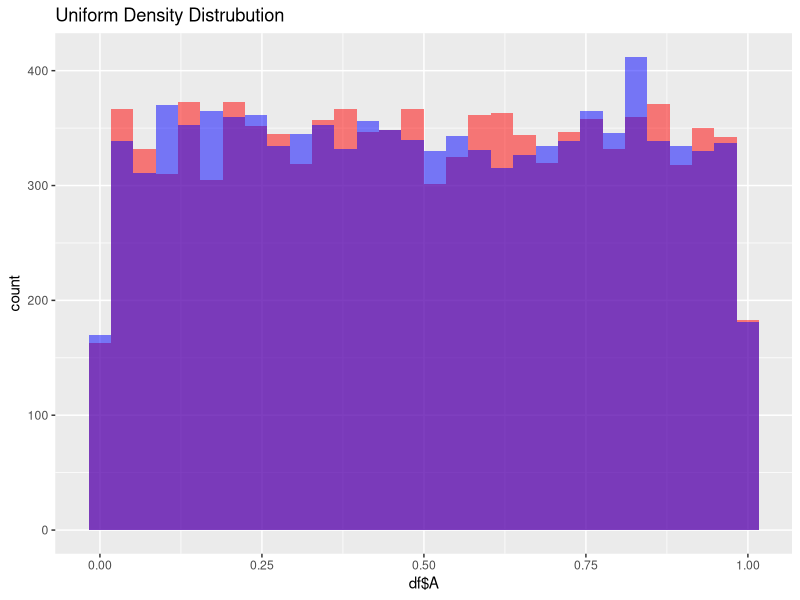

Write R code to recreate this figure.
## ---- chunk 1
knitr::opts_chunk$set(echo = TRUE)
## ---- chunk 2
set.seed(101)
A <- runif(10000, 0, 1)
B <- runif(10000, 0, 1)
df <- data.frame(A = A, B = B)
library(tidyverse)


ggplot(df) + 
  geom_histogram(aes(x = df$A), fill = 'red', alpha = .5)+
  geom_histogram(aes(df$B), fill = 'blue', alpha = .5) +
  ggtitle('Uniform Density Distrubution')

## ---- chunk 3
stat1 <- df %>% 
  mutate(sumAB = A + B) %>% 
  filter(sumAB < .5) %>% 
  select(sumAB) %>% 
  summarise(ans <- n()/nrow(df))
statP <- stat1$`ans <- n()/nrow(df)`

## ---- chunk 4
stat1 <- df %>% 
  mutate(sumAB = A * B) %>% 
  filter(sumAB < .5) %>% 
  select(sumAB) %>% 
  summarise(ans <- n()/nrow(df))
statP <- round(stat1$`ans <- n()/nrow(df)`,2)

## ---- chunk 5
stat1 <- df %>% 
  mutate(sumAB = abs(A - B)) %>% 
  filter(sumAB < .5) %>% 
  select(sumAB) %>% 
  summarise(ans <- n()/nrow(df))
statP <- round(stat1$`ans <- n()/nrow(df)`,2)
## ---- chunk 6
stat1 <- df %>% 
  mutate(sumAB = max(A, B)) %>% 
  filter(sumAB < .5) %>% 
  select(sumAB) %>% 
  summarise(ans <- n()/nrow(df))
statP <- round(stat1$`ans <- n()/nrow(df)`,2)
## ---- chunk 7
stat1 <- df %>% 
  mutate(sumAB = min(A, B)) %>% 
  filter(sumAB < .5) %>% 
  select(sumAB) %>% 
  summarise(ans <- n()/nrow(df))
statP <- round(stat1$`ans <- n()/nrow(df)`,2)
